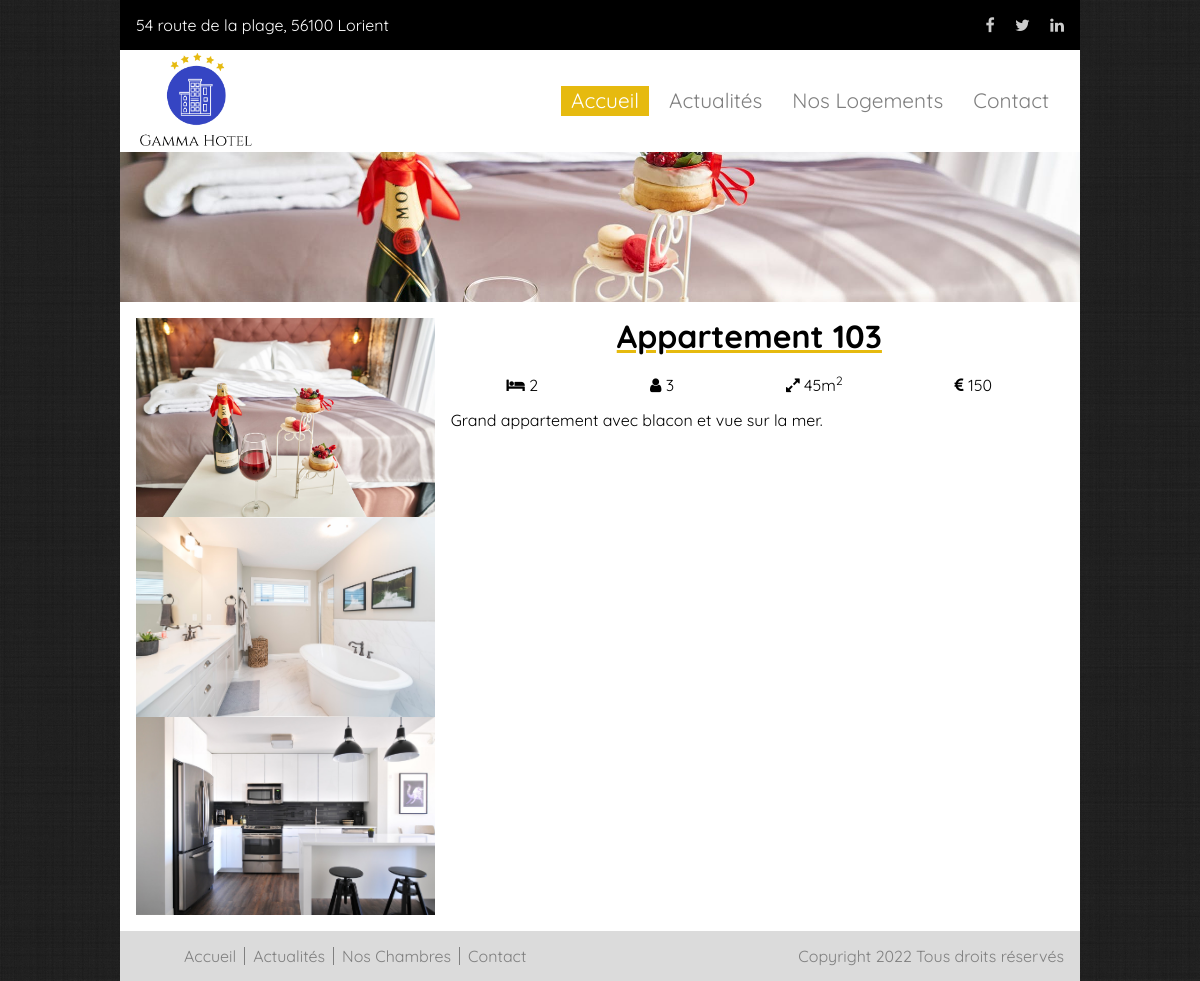
The page /room.php?id=3 on the database its author committed.
### tables this page shows
CREATE TABLE IF NOT EXISTS `room` (
                                                    `id` BIGINT NOT NULL AUTO_INCREMENT,
                                                    `name` VARCHAR(255) NOT NULL,
                                                    `picture` VARCHAR(255) NOT NULL,
                                                    `description` TEXT NOT NULL,
                                                    `nb_beds` TINYINT UNSIGNED NOT NULL,
                                                    `nb_persons` TINYINT UNSIGNED NOT NULL,
                                                    `size` TINYINT UNSIGNED NOT NULL,
                                                    `price` DECIMAL(10,2) NOT NULL,
                                                    `category_id` BIGINT NOT NULL,
                                                    PRIMARY KEY (`id`),
                                                    INDEX `fk_room_category1_idx` (`category_id` ASC) VISIBLE,
                                                    CONSTRAINT `fk_room_category1`
                                                        FOREIGN KEY (`category_id`)
                                                            REFERENCES `category` (`id`)
                                                            ON DELETE NO ACTION
                                                            ON UPDATE NO ACTION);

### database.php (called while the page is built, shortened)
<?php
require_once 'class/Room.php';
try{
    $connection = new PDO('mysql:host=' . DB_HOST . ';dbname=' . DB_NAME,  DB_USER , DB_PASS, [
        PDO::ATTR_ERRMODE => PDO::ERRMODE_EXCEPTION,
        PDO::ATTR_EMULATE_PREPARES => false
    ]);
} catch (PDOException $exception){
    echo "Erreur de connection a la base de données";
    die;
}
function getOneRoom(int $id) {
    global $connection;
    $query = "
        SELECT
            room.id,
            room.name,
            room.picture,
            room.description,
            room.nb_beds AS nbBeds,
            room.nb_persons AS nbPersons,
            room.size,
            room.price,
            room.category_id,
            category.name AS category_name
        FROM room
        INNER JOIN category ON room.category_id = category.id
        WHERE room.id = :id;
    ";
    $stmt = $connection->prepare($query);
    $stmt->bindValue(':id', $id);
    $stmt->execute();
    $room = $stmt->fetchObject(Room::class);
    $category = new Category();
    $category->setId($room->category_id);
    $category->setName($room->category_name);
    $room->setCategory($category);
    $room->setAmenities(getRoomAmenities($room->getId()));
    return $room;
}
function getRoomAmenities(int $room_id) {
    global $connection;
    $query = "
        SELECT
           amenity.id,
           amenity.name
        FROM amenity
        INNER JOIN room_has_amenity ON amenity.id = room_has_amenity.amenity_id
        WHERE room_has_amenity.room_id = :room_id;
    ";
    $stmt = $connection->prepare($query);
    $stmt->bindValue(':room_id', $room_id);
    $stmt->execute();
    $amenities = $stmt->fetchAll(PDO::FETCH_CLASS, Amenity::class);
    return $amenities;
}

### class/Room.php (called while the page is built, shortened)
<?php
class Room
{
    private int $id;
    private string $name;
    private string $picture;
    private string $description;
    private int $nbBeds;
    private int $nbPersons;
    private int $size;
    private float $price;
    public function getId(): int
    {
        return $this->id;
    }
    public function getName(): string
    {
        return $this->name;
    }
    public function getPicture(): string
    {
        return $this->picture;
    }
    public function getDescription(): string
    {
        return $this->description;
    }
    public function getNbBeds(): int
    {
        return $this->nbBeds;
    }
    public function getNbPersons(): int
    {
        return $this->nbPersons;
    }
    public function getSize(): int
    {
        return $this->size;
    }
    public function getPrice(): float
    {
        return $this->price;
    }
}

### room.php (the view)
<?php
require_once 'database.php';
$room_id = $_GET['id'];
$room = getOneRoom($room_id);
require_once 'layout/header.php';
?>
<section class="page-header room-header container">
    <img src="uploads/<?= $room->getPicture(); ?>" class="img-responsive" alt="Gamma Hotel">
</section>
<section class="container room-content">
    <article class="room-description">
        <div class="room-description-images">
            <img src="uploads/<?= $room->getPicture(); ?>" class="img-responsive" alt="<?= $room->getName(); ?>">
            <img src="uploads/room2-1.jpeg" class="img-responsive" alt="Appartement standard">
            <img src="uploads/room2-2.jpeg" class="img-responsive" alt="Appartement standard">
        </div>
        <div class="room-description-content">
            <h1><?= $room->getName(); ?></h1>
            <ul class="room-features">
              <li><i class="fa fa-bed"></i> <?= $room->getNbBeds(); ?></li>
              <li><i class="fa fa-user"></i> <?= $room->getNbPersons(); ?></li>
              <li><i class="fa fa-expand"></i> <?= $room->getSize(); ?>m<sup>2</sup></li>
              <li><i class="fa fa-euro"></i> <?= $room->getPrice(); ?></li>
            </ul>
            <p><?= $room->getDescription(); ?></p>
        </div>
    </article>
</section>
<?php require_once 'layout/footer.php'; ?>

### css/style.css (style rules this page uses)
body { margin: 0; background-image: url("../images/bg-pattern.png"); font-family: 'Quicksand', sans-serif; }
section, article { overflow: auto; }
h1 { text-align: center; text-decoration: underline; text-decoration-color: #e6ba0f; }
.container { margin: 0 auto; width: 960px; box-sizing: border-box; padding: 0 1em; }
.img-responsive { display: block; width: 100%; }
ul.room-features { display: flex; justify-content: space-between; list-style-type: none; padding: 0; }
.page-header { padding: 0; }
.room-header img { height: 150px; object-fit: cover; }
.room-content { background-color: white; padding: 1em; }
.room-content .room-description { display: flex; }
.room-content .room-description .room-description-images { flex: 1; }
.room-content .room-description .room-description-content { flex: 2; padding: 0 1em; }
.room-content .room-description .room-description-content h1 { margin-top: 0; }
.room-content .room-description .room-description-content ul.room-features { justify-content: space-around; }
.room-content .room-description .room-description-content p { text-align: justify; }

### rows shown on the page
room: picture (picture), name "Appartement 103", nb_beds "2", nb_persons "3", size "45", price "150", description "Grand appartement avec blacon et vue sur la mer."
